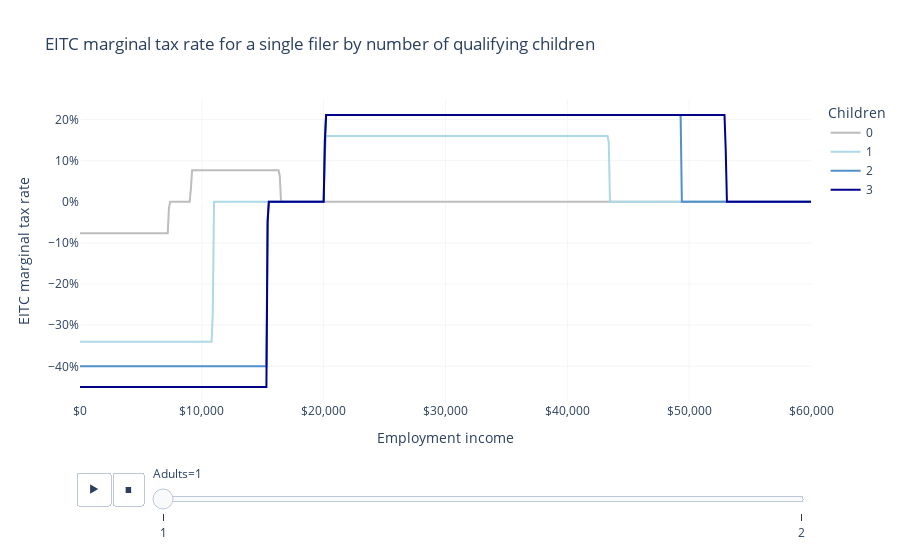

The notebook cell saved with this chart:
### Code cell
variation_chart("ctc")

### Figure 1 — Plotly figure (JSON) as saved in the notebook; plotly's stock layout.template omitted (floating-point values rounded to 4 significant figures; data arrays with more than 128 entries replaced by an {"elided": "..."} marker saying what was removed)
{"data": [{"hovertemplate": "Children=0<br>Adults=1<br>Employment income=%{x}<br>EITC marginal tax rate=%{y}<extra></extra>", "legendgroup": "0", "line": {"color": "#BDBDBD", "dash": "solid"}, "marker": {"symbol": "circle"}, "mode": "lines", "name": "0", "orientation": "v", "showlegend": true, "type": "scatter", "x": {"elided": "601 int values"}, "xaxis": "x", "y": {"elided": "601 float values"}, "yaxis": "y"}, {"hovertemplate": "Children=1<br>Adults=1<br>Employment income=%{x}<br>EITC marginal tax rate=%{y}<extra></extra>", "legendgroup": "1", "line": {"color": "lightblue", "dash": "solid"}, "marker": {"symbol": "circle"}, "mode": "lines", "name": "1", "orientation": "v", "showlegend": true, "type": "scatter", "x": {"elided": "601 int values"}, "xaxis": "x", "y": {"elided": "601 float values"}, "yaxis": "y"}, {"hovertemplate": "Children=2<br>Adults=1<br>Employment income=%{x}<br>EITC marginal tax rate=%{y}<extra></extra>", "legendgroup": "2", "line": {"color": "#5091cc", "dash": "solid"}, "marker": {"symbol": "circle"}, "mode": "lines", "name": "2", "orientation": "v", "showlegend": true, "type": "scatter", "x": {"elided": "601 int values"}, "xaxis": "x", "y": {"elided": "601 float values"}, "yaxis": "y"}, {"hovertemplate": "Children=3<br>Adults=1<br>Employment income=%{x}<br>EITC marginal tax rate=%{y}<extra></extra>", "legendgroup": "3", "line": {"color": "darkblue", "dash": "solid"}, "marker": {"symbol": "circle"}, "mode": "lines", "name": "3", "orientation": "v", "showlegend": true, "type": "scatter", "x": {"elided": "601 int values"}, "xaxis": "x", "y": {"elided": "601 float values"}, "yaxis": "y"}], "layout": {"legend": {"title": {"text": "Children"}, "tracegroupgap": 0}, "plot_bgcolor": "white", "sliders": [{"active": 0, "currentvalue": {"prefix": "Adults="}, "len": 0.9, "pad": {"b": 10, "t": 60}, "steps": [{"args": [["1"], {"frame": {"duration": 0, "redraw": false}, "fromcurrent": true, "mode": "immediate", "transition": {"duration": 0, "easing": "linear"}}], "label": "1", "method": "animate"}, {"args": [["2"], {"frame": {"duration": 0, "redraw": false}, "fromcurrent": true, "mode": "immediate", "transition": {"duration": 0, "easing": "linear"}}], "label": "2", "method": "animate"}], "x": 0.1, "xanchor": "left", "y": 0, "yanchor": "top"}], "title": {"text": "EITC marginal tax rate for a single filer by number of qualifying children"}, "updatemenus": [{"buttons": [{"args": [null, {"frame": {"duration": 500, "redraw": false}, "fromcurrent": true, "mode": "immediate", "transition": {"duration": 500, "easing": "linear"}}], "label": "&#9654;", "method": "animate"}, {"args": [[null], {"frame": {"duration": 0, "redraw": false}, "fromcurrent": true, "mode": "immediate", "transition": {"duration": 0, "easing": "linear"}}], "label": "&#9724;", "method": "animate"}], "direction": "left", "pad": {"r": 10, "t": 70}, "showactive": false, "type": "buttons", "x": 0.1, "xanchor": "right", "y": 0, "yanchor": "top"}], "xaxis": {"anchor": "y", "domain": [0, 1], "gridcolor": "#F5F5F5", "tickformat": "$,", "title": {"text": "Employment income"}}, "yaxis": {"anchor": "x", "domain": [0, 1], "gridcolor": "#F5F5F5", "tickformat": ".0%", "title": {"text": "EITC marginal tax rate"}}}}
